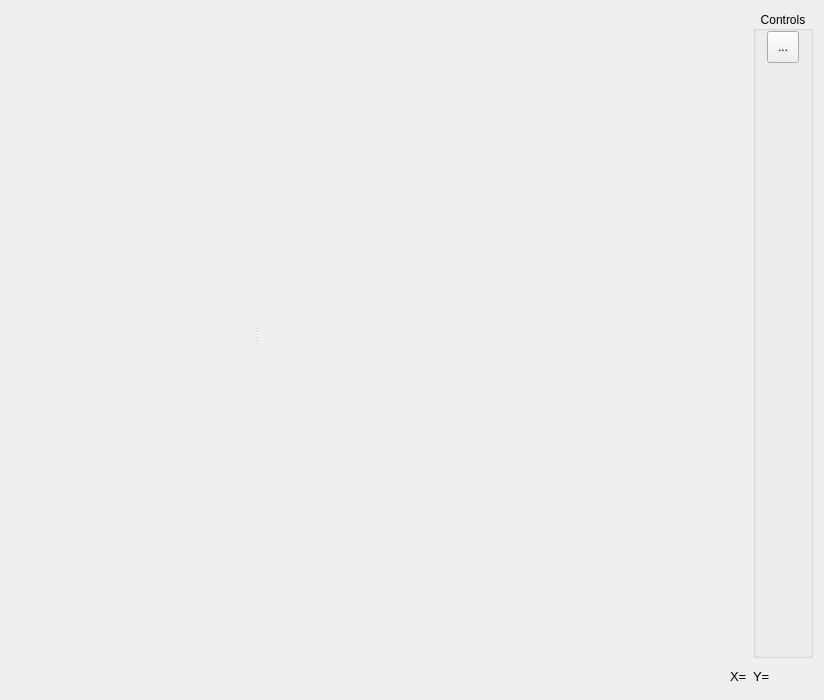
<?xml version="1.0" encoding="UTF-8"?>
<ui version="4.0">
 <class>geom_ex</class>
 <widget class="QWidget" name="geom_ex">
  <property name="geometry">
   <rect>
    <x>0</x>
    <y>0</y>
    <width>824</width>
    <height>700</height>
   </rect>
  </property>
  <property name="sizePolicy">
   <sizepolicy hsizetype="Maximum" vsizetype="Maximum">
    <horstretch>0</horstretch>
    <verstretch>0</verstretch>
   </sizepolicy>
  </property>
  <property name="minimumSize">
   <size>
    <width>400</width>
    <height>400</height>
   </size>
  </property>
  <property name="windowTitle">
   <string>Geometry Map</string>
  </property>
  <layout class="QGridLayout" name="gridLayout">
   <item row="0" column="2">
    <widget class="QGroupBox" name="groupBox">
     <property name="maximumSize">
      <size>
       <width>60</width>
       <height>16777215</height>
      </size>
     </property>
     <property name="title">
      <string>Controls</string>
     </property>
     <property name="alignment">
      <set>Qt::AlignCenter</set>
     </property>
     <widget class="QToolButton" name="measure">
      <property name="geometry">
       <rect>
        <x>14</x>
        <y>20</y>
        <width>32</width>
        <height>32</height>
       </rect>
      </property>
      <property name="minimumSize">
       <size>
        <width>32</width>
        <height>32</height>
       </size>
      </property>
      <property name="maximumSize">
       <size>
        <width>32</width>
        <height>32</height>
       </size>
      </property>
      <property name="text">
       <string>...</string>
      </property>
      <property name="icon">
       <iconset resource="symbols.qrc">
        <normaloff>:/symbols/measure.png</normaloff>:/symbols/measure.png</iconset>
      </property>
      <property name="iconSize">
       <size>
        <width>30</width>
        <height>30</height>
       </size>
      </property>
     </widget>
    </widget>
   </item>
   <item row="1" column="0">
    <spacer name="horizontalSpacer">
     <property name="orientation">
      <enum>Qt::Horizontal</enum>
     </property>
     <property name="sizeHint" stdset="0">
      <size>
       <width>40</width>
       <height>20</height>
      </size>
     </property>
    </spacer>
   </item>
   <item row="1" column="1">
    <widget class="QLabel" name="xcoord">
     <property name="maximumSize">
      <size>
       <width>100</width>
       <height>25</height>
      </size>
     </property>
     <property name="font">
      <font>
       <pointsize>10</pointsize>
      </font>
     </property>
     <property name="text">
      <string>X=</string>
     </property>
    </widget>
   </item>
   <item row="1" column="2">
    <widget class="QLabel" name="ycoord">
     <property name="maximumSize">
      <size>
       <width>100</width>
       <height>25</height>
      </size>
     </property>
     <property name="font">
      <font>
       <pointsize>10</pointsize>
      </font>
     </property>
     <property name="text">
      <string>Y=</string>
     </property>
    </widget>
   </item>
   <item row="0" column="0" colspan="2">
    <widget class="QSplitter" name="splitter">
     <property name="orientation">
      <enum>Qt::Horizontal</enum>
     </property>
     <widget class="QCustomPlot" name="elevprof" native="true">
      <property name="minimumSize">
       <size>
        <width>150</width>
        <height>0</height>
       </size>
      </property>
      <property name="maximumSize">
       <size>
        <width>250</width>
        <height>16777215</height>
       </size>
      </property>
     </widget>
     <widget class="QCustomPlot" name="mapplot" native="true">
      <property name="minimumSize">
       <size>
        <width>300</width>
        <height>300</height>
       </size>
      </property>
      <property name="cursor">
       <cursorShape>CrossCursor</cursorShape>
      </property>
     </widget>
    </widget>
   </item>
  </layout>
 </widget>
 <customwidgets>
  <customwidget>
   <class>QCustomPlot</class>
   <extends>QWidget</extends>
   <header>../../qcustomplot.h</header>
   <container>1</container>
  </customwidget>
 </customwidgets>
 <resources>
  <include location="symbols.qrc"/>
 </resources>
 <connections/>
</ui>
